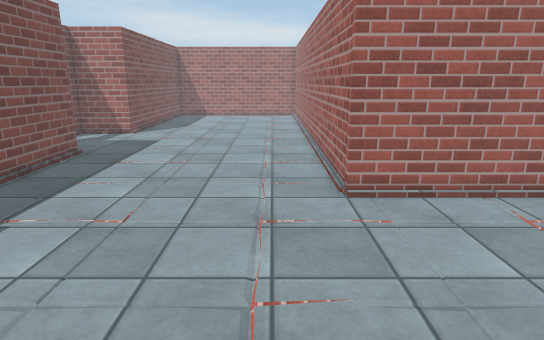
View 1 (above)

19 first-person views from a walk through a 3-D level made in the Unity game engine. The camera is 1.5 m above the floor, tilts 14° down and sees 75° across. Doors are open. The floor is counted in squares, 0.5 m on a side. Each view is taken from the middle of a square. On the plan, view 1 faces up. The plan holds only what a view shows up to about 20 squares ahead; the rest is blank. The place goes on beyond the plan. The player character is not drawn. Surface patterns are stand-ins for the level's own textures.

View 2
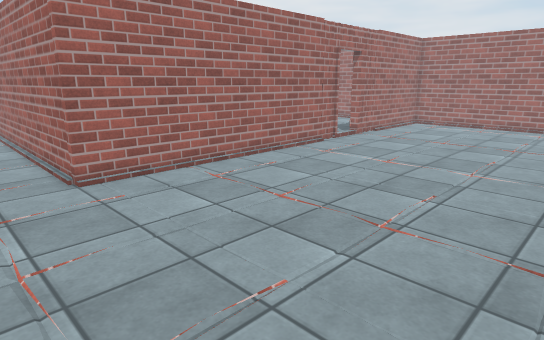

View 3
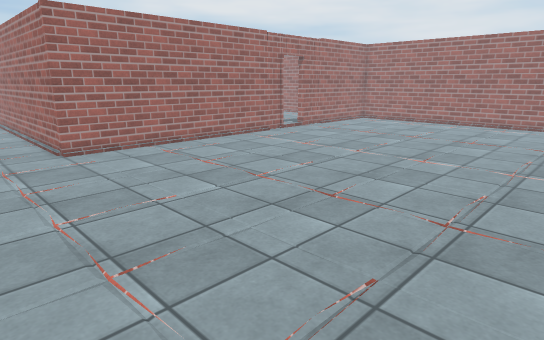

View 4
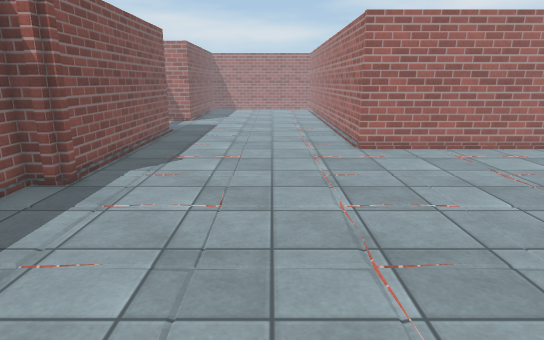

View 5
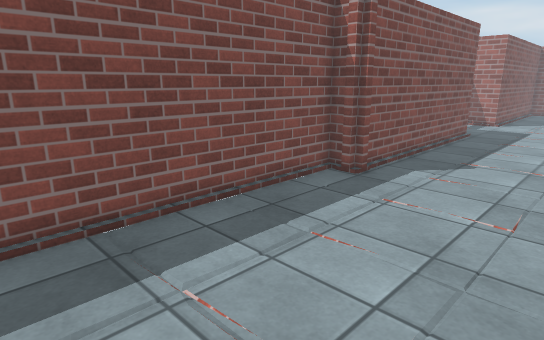

View 6
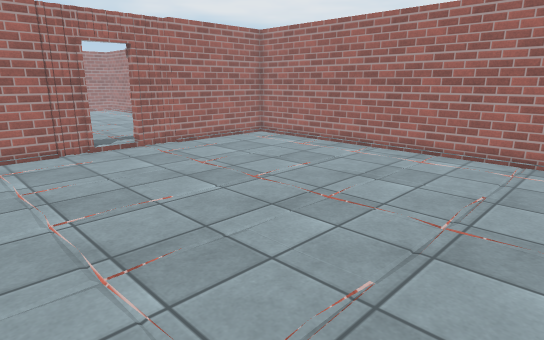

View 7
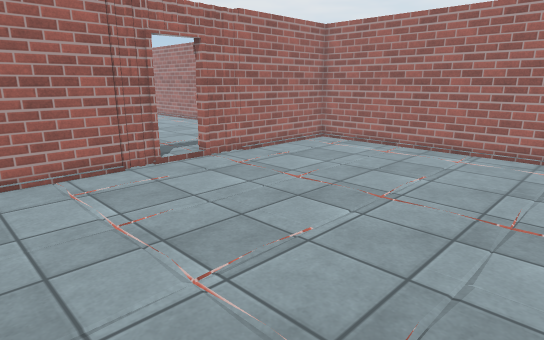

View 8
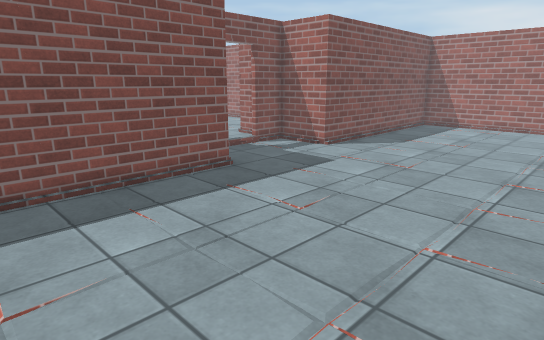

View 9
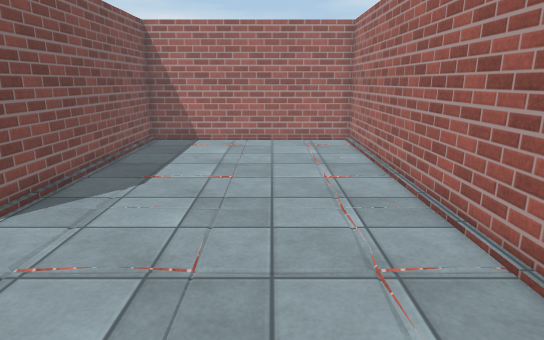

View 10
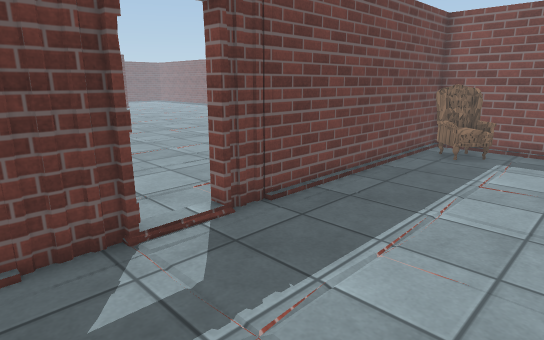

View 11
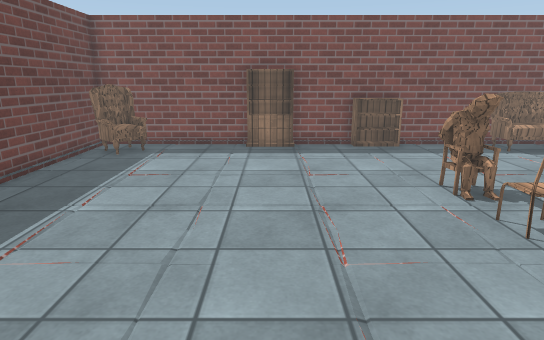

View 12
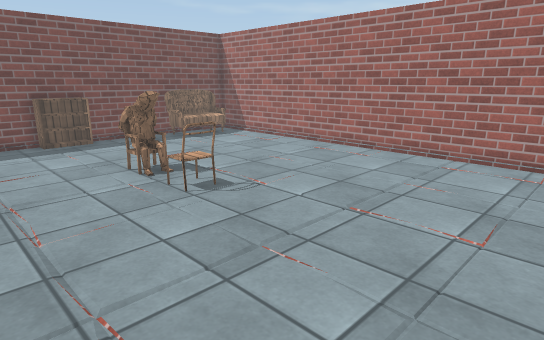

View 13
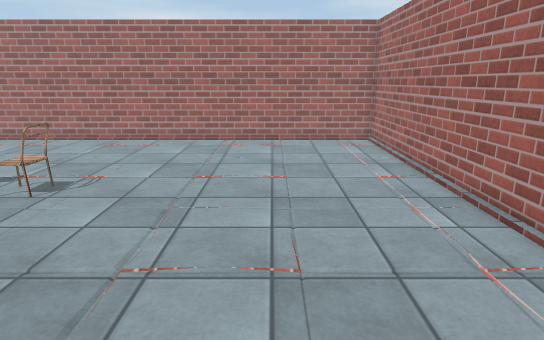

View 14
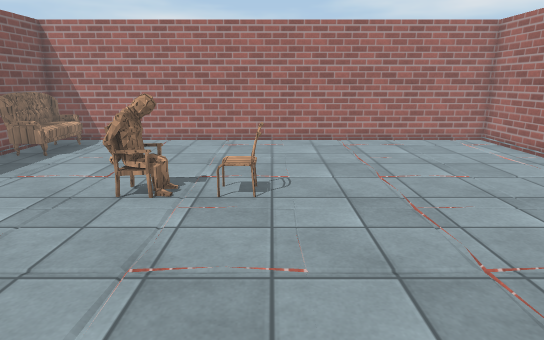

View 15
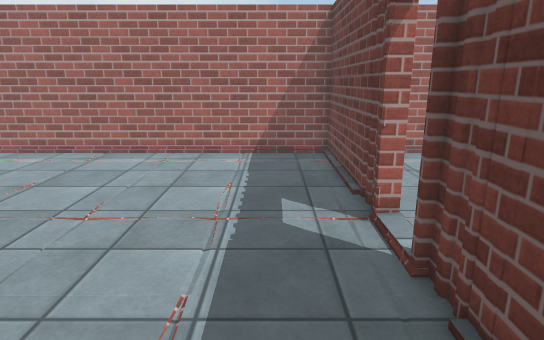

View 16
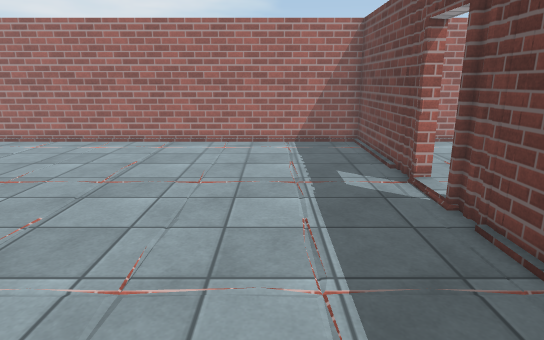

View 17
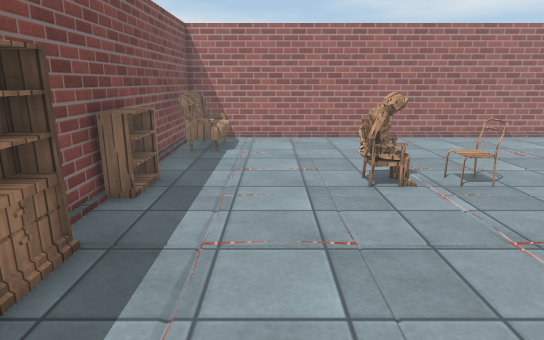

View 18
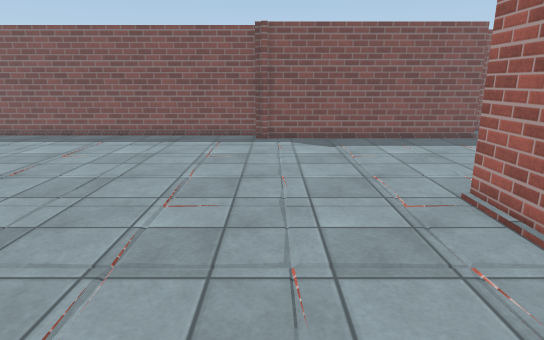

View 19
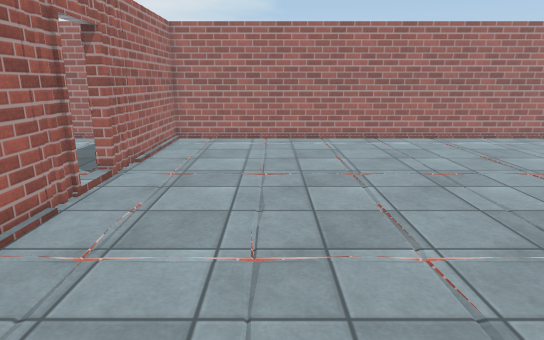

### Floor plan
Points are (right, up) in squares from view 1. A wall is a line through its corners. A room is listed if a view was taken in it or the views show most of it. See-through windows are left out.
Room 1 (views 1, 2, 3, 4, 5, 6, 7, 8, 9, 18, 19)
walls: (15.3, 9.2) (2.1, 9.2) (2.1, 32.8) (-8.4, 32.8) (-8.4, 21.1) (-9.5, 21.1); (-8.1, 3.9) (-8.1, 3.4) (-8.4, 3.4) (-8.4, 3); (-9.5, 3.4) (-9.5, -7.5); (-8.4, 15.2) (-8.4, 3.8); (25.3, -7.5) (25.3, 9.2) (17.3, 9.2)
ways out: open door at (16.5, 9.5) to room 2
Room 2 (views 10, 11, 12, 13, 14, 15, 16, 17)
walls: (2.4, 16.9) (2.4, 9.6) (15.3, 9.6); (17.3, 9.6) (25.3, 9.6) (25.3, 32.8) (2.4, 32.8) (2.4, 19)
ways out: open door at (16.5, 9.5) to room 1
objects: other object (3, 10) to (5, 12); other object (3, 17) to (3, 19); other object (3, 22) to (3, 24); other object (3, 28) to (5, 31); other object (10, 23) to (11, 24); other object (14, 24)

Positions as (right, up) in squares from view 1, and headings:
1: (0, 0), facing up
2: (-1, -2), facing up-right
3: (-2, -7), facing up-right
4: (-2, -7), facing up
5: (-2, -7), facing up-left
6: (10, -7), facing up-right
7: (9, -3), facing up-right
8: (2, 7), facing up-left
9: (-2, 14), facing up
10: (20, 16), facing down-left
11: (20, 18), facing left
12: (22, 18), facing up-left
13: (20, 14), facing up
14: (14, 14), facing up
15: (10, 12), facing right
16: (7, 14), facing right
17: (7, 13), facing up
18: (11, 4), facing left
19: (6, 4), facing right
